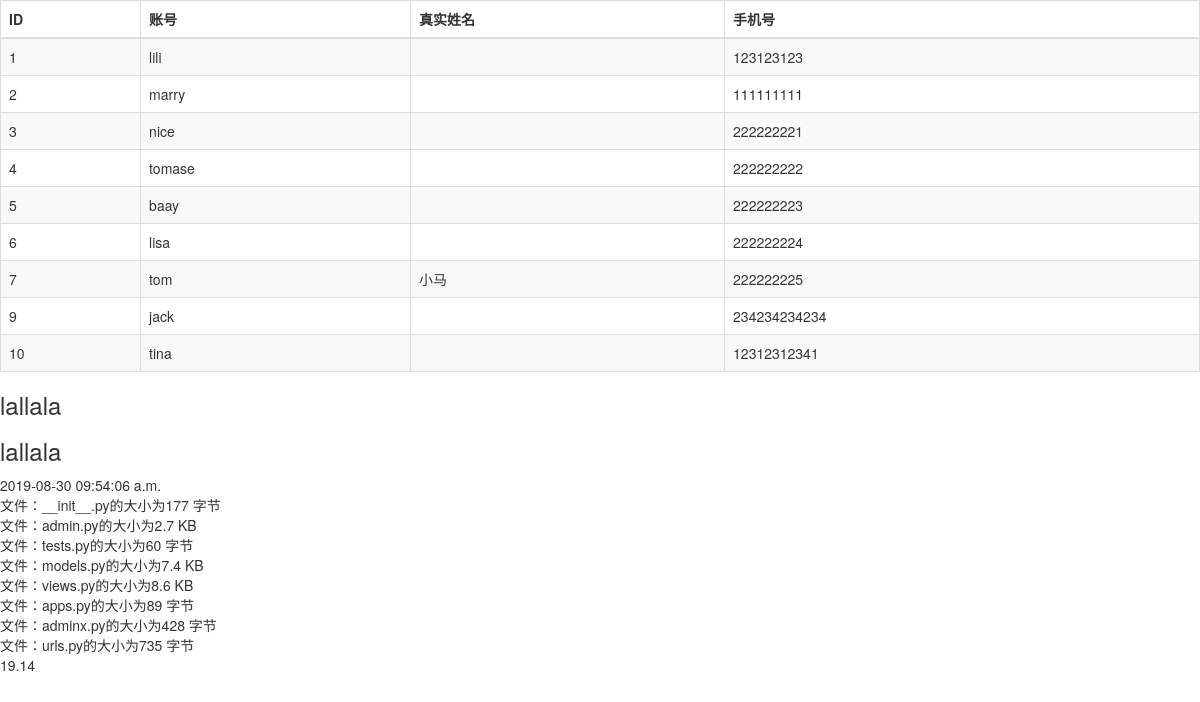
The page /user/store on the database as committed earlier.
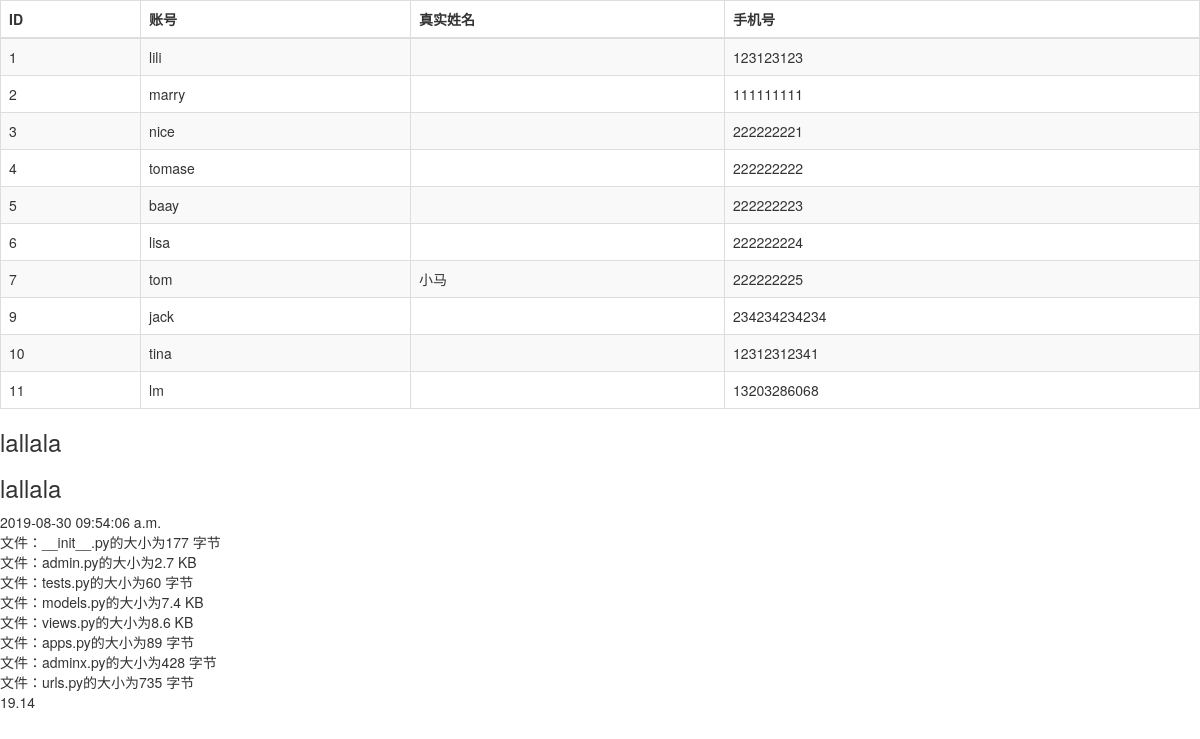
The same page on the database as committed later.
### mainapp/models.py (models this page shows, shortened)
class UserEntity(models.Model):
    name = models.CharField(max_length=20, verbose_name='账号')
    age = models.IntegerField(default=0, verbose_name='年龄')
    phone = models.CharField(max_length=11, verbose_name='手机号', blank=True, null=True,validators=[UserValidator.valid_phone])
    class Meta:
        db_table = 't_user'
        verbose_name = '客户管理'
        verbose_name_plural = verbose_name

class RealProfile(models.Model):
    user = models.OneToOneField(UserEntity,verbose_name='账号',on_delete=models.CASCADE)
    real_name = models.CharField(max_length=20,verbose_name="真实姓名")
    number = models.CharField(max_length=30,verbose_name="证件号")
    real_type= models.IntegerField(verbose_name="证件类型",choices=((0,"身份证"),
                                                                     (1,"护照"),
                                                                     (2,"驾驶证")))
    image1 = models.ImageField(verbose_name='正面照',upload_to='user/real')
    image2 = models.ImageField(verbose_name='反面照',upload_to='user/real')
    class Meta:
        db_table = "t_user_profile"
        verbose_name = verbose_name_plural = "实名认证表"

### mainapp/views.py (the view)
# urls.py: path('store',find_store),
def find_store(request):
    user = UserEntity.objects.all()
    msg = "最优秀的学员"
    info = '<h3>lallala</h3>'
    size = os.path.getsize('mainapp/models.py')
    file_dir = os.path.join(settings.BASE_DIR,'mainapp/')
    files = {path:os.stat(file_dir+path) for path in os.listdir(file_dir) if os.path.isfile( file_dir + path)}
    template = loader.get_template('store/list.html')
    html = template.render(context={
        'msg':msg,
        'users':user,
        'info':info,
        'time':datetime.now(),
        "file":files,
        "float":19.13549
    })
    return  HttpResponse(html,status=200)  #增加响应头？？？

### templates/store/list.html (shortened to what this page needs)
{% extends 'fruit/base.html' %}
{% block content %}
        <table class="table table-bordered table-striped table-hover">
            <thead>
                <th>ID</th>
                <th>账号</th>
                <th>真实姓名</th>
                <th>手机号</th>
            </thead>
                <tbody >
                {% for user in users %}
                    <tr class="{% cycle "even" "" %}" >
                        <td>{{ user.id }}</td>
                        <td>{{ user.name }}</td>
                        <td>{{ user.realprofile.real_name }}</td>
                        <td>{{ user.phone }}</td>
                     </tr>
                {% endfor %}
                </tbody>
        </table>
        {{ info | safe }}
        {% autoescape off %}
            {{ info }}
        {% endautoescape %}
    {{ time|date:'Y-m-d H:i:s a'}}
    <br>
    {% for path, f_stat in file.items %}文件：{{ path }}的大小为{{ f_stat.st_size |filesizeformat }}<br>{% endfor %}
    {{ float | floatformat:2 }}
{% endblock %}

### templates/fruit/base.html (shortened to what this page needs)
<!DOCTYPE html>
<html lang="en">
<head>
    <link rel="stylesheet" href="https://cdn.jsdelivr.net/npm/bootstrap@3.3.7/dist/css/bootstrap.min.css">
    <link rel="stylesheet" href="https://cdn.jsdelivr.net/npm/bootstrap@3.3.7/dist/css/bootstrap-theme.min.css">
</head>
<body>
{% block content %}
{% endblock %}
</body>
</html>

Rows that differ between the two databases and show on the page:
added UserEntity: id "11", name "lm", phone "13203286068"
